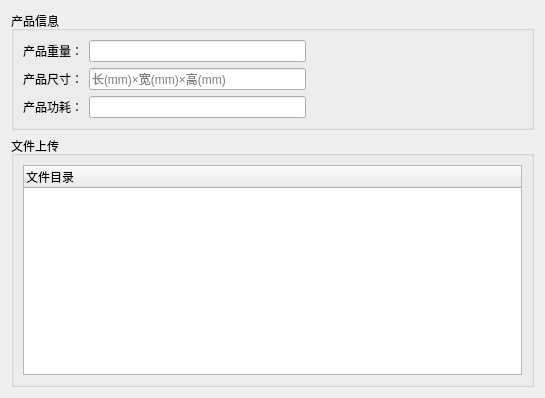
<?xml version="1.0" encoding="UTF-8"?>
<ui version="4.0">
 <class>DataUPloadWidget</class>
 <widget class="QWidget" name="DataUPloadWidget">
  <property name="geometry">
   <rect>
    <x>0</x>
    <y>0</y>
    <width>545</width>
    <height>398</height>
   </rect>
  </property>
  <property name="windowTitle">
   <string>Form</string>
  </property>
  <layout class="QGridLayout" name="gridLayout">
   <item row="0" column="0">
    <layout class="QVBoxLayout" name="verticalLayout">
     <item>
      <widget class="QGroupBox" name="groupBox">
       <property name="title">
        <string>产品信息</string>
       </property>
       <layout class="QGridLayout" name="gridLayout_2">
        <item row="0" column="0">
         <layout class="QHBoxLayout" name="horizontalLayout">
          <item>
           <widget class="QLabel" name="label_3">
            <property name="text">
             <string>产品重量：</string>
            </property>
           </widget>
          </item>
          <item>
           <widget class="QLineEdit" name="product_Weight"/>
          </item>
          <item>
           <spacer name="horizontalSpacer">
            <property name="orientation">
             <enum>Qt::Horizontal</enum>
            </property>
            <property name="sizeHint" stdset="0">
             <size>
              <width>40</width>
              <height>20</height>
             </size>
            </property>
           </spacer>
          </item>
         </layout>
        </item>
        <item row="1" column="0">
         <layout class="QHBoxLayout" name="horizontalLayout_2">
          <item>
           <widget class="QLabel" name="label_2">
            <property name="text">
             <string>产品尺寸：</string>
            </property>
           </widget>
          </item>
          <item>
           <widget class="QLineEdit" name="product_Size">
            <property name="placeholderText">
             <string>长(mm)×宽(mm)×高(mm)</string>
            </property>
           </widget>
          </item>
          <item>
           <spacer name="horizontalSpacer_2">
            <property name="orientation">
             <enum>Qt::Horizontal</enum>
            </property>
            <property name="sizeHint" stdset="0">
             <size>
              <width>40</width>
              <height>20</height>
             </size>
            </property>
           </spacer>
          </item>
         </layout>
        </item>
        <item row="2" column="0">
         <layout class="QHBoxLayout" name="horizontalLayout_3">
          <item>
           <widget class="QLabel" name="label">
            <property name="text">
             <string>产品功耗：</string>
            </property>
           </widget>
          </item>
          <item>
           <widget class="QLineEdit" name="product_Power"/>
          </item>
          <item>
           <spacer name="horizontalSpacer_3">
            <property name="orientation">
             <enum>Qt::Horizontal</enum>
            </property>
            <property name="sizeHint" stdset="0">
             <size>
              <width>40</width>
              <height>20</height>
             </size>
            </property>
           </spacer>
          </item>
         </layout>
        </item>
       </layout>
      </widget>
     </item>
     <item>
      <widget class="QGroupBox" name="groupBox_2">
       <property name="title">
        <string>文件上传</string>
       </property>
       <layout class="QGridLayout" name="gridLayout_3">
        <item row="0" column="0">
         <widget class="QTreeWidget" name="treeWidget">
          <column>
           <property name="text">
            <string>文件目录</string>
           </property>
          </column>
         </widget>
        </item>
       </layout>
      </widget>
     </item>
    </layout>
   </item>
  </layout>
 </widget>
 <resources/>
 <connections/>
</ui>
